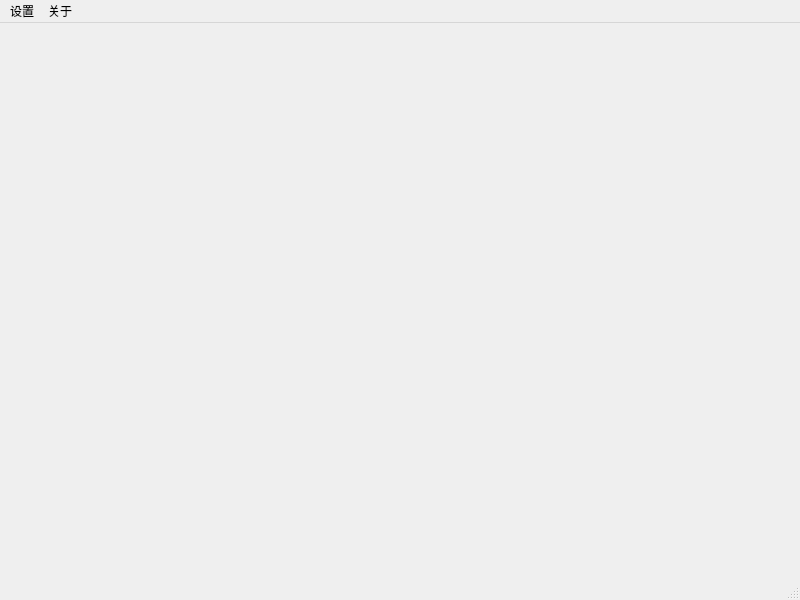
<?xml version="1.0" encoding="UTF-8"?>
<ui version="4.0">
 <class>MainWindow</class>
 <widget class="QMainWindow" name="MainWindow">
  <property name="geometry">
   <rect>
    <x>0</x>
    <y>0</y>
    <width>800</width>
    <height>600</height>
   </rect>
  </property>
  <property name="windowTitle">
   <string>MainWindow</string>
  </property>
  <property name="tabShape">
   <enum>QTabWidget::Rounded</enum>
  </property>
  <widget class="QWidget" name="centralwidget"/>
  <widget class="QMenuBar" name="menubar">
   <property name="geometry">
    <rect>
     <x>0</x>
     <y>0</y>
     <width>800</width>
     <height>28</height>
    </rect>
   </property>
   <widget class="QMenu" name="menuEdit">
    <property name="title">
     <string>设置</string>
    </property>
    <addaction name="actionTreatments"/>
    <addaction name="actionFeatures"/>
    <addaction name="separator"/>
    <addaction name="actionExit"/>
   </widget>
   <widget class="QMenu" name="menuAbout">
    <property name="title">
     <string>关于</string>
    </property>
    <addaction name="actionAbout"/>
    <addaction name="actionHelp"/>
   </widget>
   <addaction name="menuEdit"/>
   <addaction name="menuAbout"/>
  </widget>
  <widget class="QStatusBar" name="statusbar"/>
  <action name="actionProcess">
   <property name="text">
    <string>编辑</string>
   </property>
  </action>
  <action name="actionFeatures">
   <property name="text">
    <string>指标集</string>
   </property>
  </action>
  <action name="actionExit">
   <property name="text">
    <string>退出</string>
   </property>
  </action>
  <action name="actionAbout">
   <property name="text">
    <string>Juno简介</string>
   </property>
  </action>
  <action name="actionHelp">
   <property name="text">
    <string>帮助</string>
   </property>
  </action>
  <action name="actionTreatments">
   <property name="text">
    <string>工艺集</string>
   </property>
  </action>
 </widget>
 <resources/>
 <connections>
  <connection>
   <sender>actionExit</sender>
   <signal>triggered(bool)</signal>
   <receiver>MainWindow</receiver>
   <slot>close()</slot>
   <hints>
    <hint type="sourcelabel">
     <x>-1</x>
     <y>-1</y>
    </hint>
    <hint type="destinationlabel">
     <x>399</x>
     <y>299</y>
    </hint>
   </hints>
  </connection>
 </connections>
</ui>
